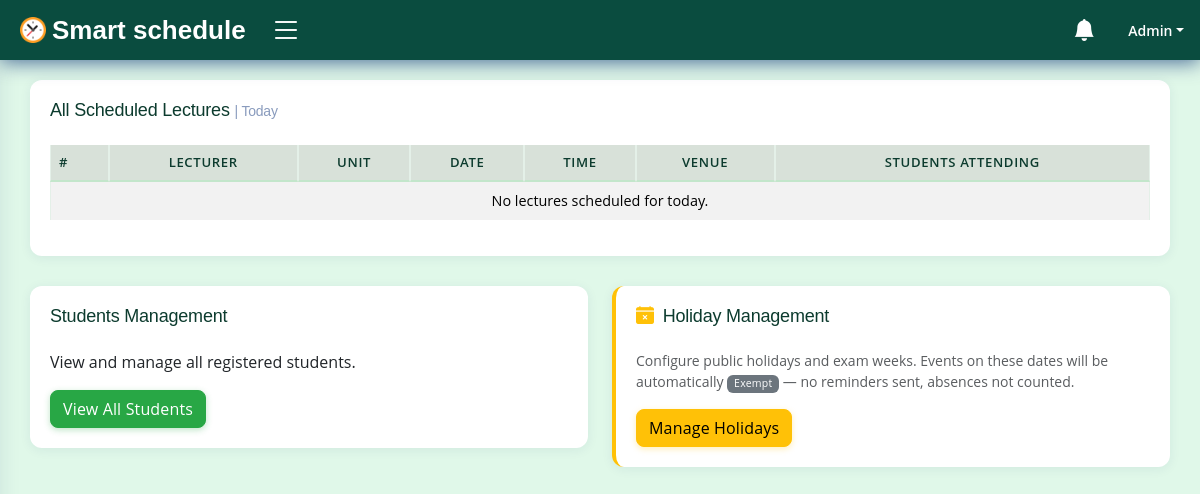
Page /campus/admin-dashboard/ (signed in) on the earlier database version.
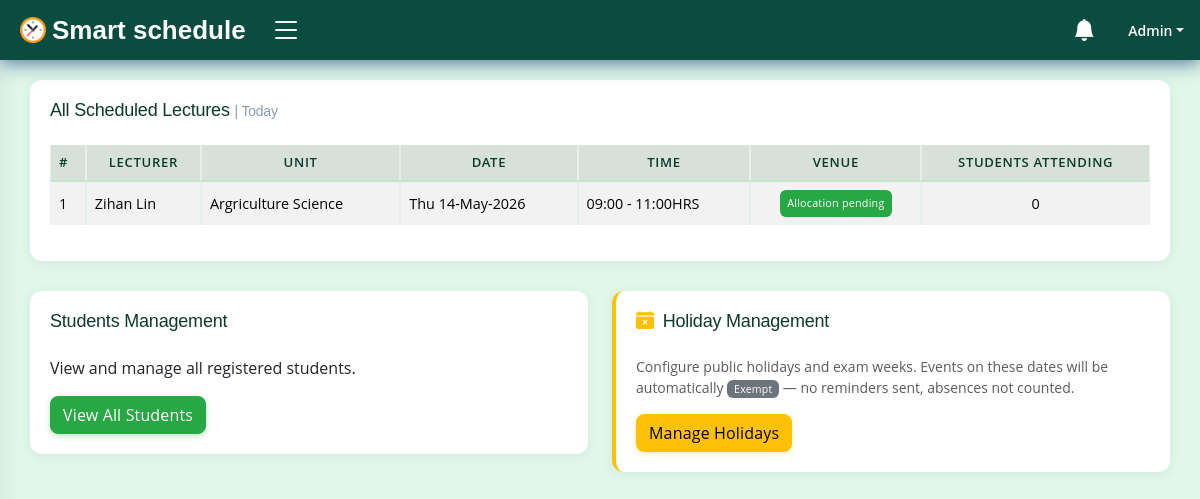
Same page on the later database version.
### campus/models.py (models this page shows, shortened)
class Lecture(models.Model):
    STATUS_CHOICES = (
        ('scheduled', 'Scheduled'),
        ('completed', 'Completed'),
        ('missed', 'Missed'),
        ('exempt', 'Exempt'),
    )
    RECURRENCE_CHOICES = (
        ('none', 'None'),
        ('daily', 'Daily'),
        ('weekly', 'Weekly'),
        ('monthly', 'Monthly'),
    )
    END_CONDITION_CHOICES = (
        ('count', 'By Count'),
        ('date', 'By Date'),
    )
    id = models.CharField(max_length=50, primary_key=True, unique=True, editable=False)
    lecturer = models.ForeignKey(Faculty, on_delete=models.CASCADE, editable=False)
    student = models.ForeignKey(Student, on_delete=models.CASCADE, null=True, editable=False)
    lecture_hall = models.ForeignKey('LectureHall', on_delete=models.CASCADE, editable=False, null=True, db_column='Venue')
    unit_name = models.ForeignKey(BookedUnit, on_delete=models.CASCADE)
    lecture_date = models.DateField(null=False, blank=False)
    start_time = models.TimeField(null=False, blank=False, db_column='Scheduled start time')
    end_time = models.TimeField(null=False, blank=False, db_column='Scheduled end time')
    recurrence_pattern = models.CharField(max_length=10, choices=RECURRENCE_CHOICES, default='none')
    recurrence_end_type = models.CharField(max_length=10, choices=END_CONDITION_CHOICES, null=True, blank=True)
    recurrence_count = models.PositiveIntegerField(null=True, blank=True)
    recurrence_end_date = models.DateField(null=True, blank=True)
    parent_event_id = models.CharField(max_length=50, null=True, blank=True)
    total_students = models.PositiveIntegerField(default=0, editable=False)
    is_attending = models.BooleanField(default=False)
    is_taught = models.BooleanField(default=False, editable=False)
    status = models.CharField(max_length=10, choices=STATUS_CHOICES, default='scheduled')
    date_scheduled = models.DateTimeField(auto_now_add=True)
    date_updated = models.DateTimeField(auto_now=True)
    class Meta:
        ordering = ['lecturer', 'lecture_hall', '-date_scheduled']
        verbose_name_plural = 'Scheduled lectures'

class BookedUnit(models.Model):
    id = models.CharField(max_length=50, primary_key=True, unique=True, editable=False)
    lecturer = models.ForeignKey(Faculty, on_delete=models.CASCADE)
    students_course = models.CharField(max_length=50, blank=False)
    course = models.ForeignKey(Course, on_delete=models.CASCADE)
    year_of_study = models.CharField(max_length=10, blank=False)
    semester = models.CharField(max_length=1, blank=False)
    booking_date = models.DateTimeField(auto_now_add=True)
    date_updated = models.DateTimeField(auto_now=True)
    class Meta:
        ordering = ['course__name', 'lecturer']
        verbose_name_plural = 'Booked units'

class Course(models.Model):
    id = models.CharField(max_length=50, primary_key=True, unique=True, editable=False)
    name = models.CharField(max_length=80, unique=True, blank=False)
    code = models.CharField(max_length=10, unique=True, blank=False)
    description = models.TextField(blank=True, null=True)
    date_created = models.DateTimeField(auto_now_add=True)
    date_updated = models.DateTimeField(auto_now=True)
    class Meta:
        ordering = ['name']
        verbose_name_plural = 'Courses'

### accounts/models.py (models this page shows, shortened)
class Faculty(models.Model):
    id = models.CharField(max_length=50, primary_key=True, unique=True, editable=False)
    staff = models.OneToOneField(User, on_delete=models.CASCADE, editable=False)
    school = models.CharField(max_length=70, blank=False)
    department = models.CharField(max_length=40, blank=False)
    position = models.CharField(max_length=20, blank=False)
    date_created = models.DateTimeField(auto_now_add=True)
    date_updated = models.DateTimeField(auto_now=True)
    def __str__(self) -> str:
        return f'{self.staff}'
    class Meta:
        ordering = ['staff', 'school']
        verbose_name_plural = 'Faculty records'

class User(AbstractUser):
    REMINDER_TIME_CHOICES = [
        ('60min', '60 minutes before'),
        ('30min', '30 minutes before'),
        ('15min', '15 minutes before'),
        ('instant', 'Instant'),
    ]
    NOTIFICATION_METHOD_CHOICES = [
        ('in_app', 'In-App'),
        ('email', 'Email'),
        ('both', 'Both'),
    ]
    id = models.CharField(max_length=50, primary_key=True, unique=True, editable=False)
    first_name = models.CharField(max_length=15, blank=False)
    last_name = models.CharField(max_length=15, blank=False)
    email = models.EmailField(unique=True)
    gender = models.CharField(max_length=7, blank=False)
    dob = models.DateField(null=True, blank=False, db_column='Date of Birth')
    age = models.PositiveIntegerField(default=0, editable=False)
    mobile_no = PhoneNumberField()
    is_student = models.BooleanField(default=False)
    date_updated = models.DateTimeField(auto_now=True)
    reminder_preference = models.CharField(
        max_length=100,  # Increased length to store multiple values
        default='15min',
        verbose_name='Reminder Times',
        help_text='Select one or more reminder times.'
    )
    notification_method = models.CharField(
        max_length=10,
        choices=NOTIFICATION_METHOD_CHOICES,
        default='in_app',
        verbose_name='Notification Method',
    )
    REQUIRED_FIELDS = ['username']
    USERNAME_FIELD = 'email'
    def __str__(self) -> str:
        return self.username
    @property
    def is_faculty(self):
        return hasattr(self, 'faculty')
    @property
    def is_admin(self):
        return self.is_staff or self.is_superuser or (self.is_faculty and self.faculty.position == 'Admin')
    class Meta:
        ordering = ['username', 'first_name', 'last_name']

### campus/views.py (the view)
# urls.py: path('admin-dashboard/', views.AdminDashboardView.as_view(), name='admin_homepage'),
@method_decorator(login_required(login_url='login'), name='get')
@method_decorator(user_passes_test(lambda user: user.is_admin), name='get')
class AdminDashboardView(View):
    template_name = 'dashboard/admin/homepage.html'
    def get(self, request, *args, **kwargs):
        current_date = dt.now().strftime("%Y-%m-%d")
        scheduled_lectures_QS = Lecture.objects.filter(
            lecture_date=current_date,
        ).select_related(
            'lecturer__staff',
            'unit_name__course',
            'lecture_hall'
        ).order_by('lecture_date', 'start_time', 'unit_name__course__name')
        context = {
            'scheduled_lectures': scheduled_lectures_QS,
        }
        return render(request, self.template_name, context)

### campus/processors/context_processors.py (called while the page is built)
def user_notifications(request):
    if request.user.is_authenticated:
        unread_notifications = Notification.objects.filter(recipient=request.user, is_read=False)
        all_notifications = Notification.objects.filter(recipient=request.user)
        context = {
            'unread_notifications': unread_notifications,
            'unread_notifications_count': unread_notifications.count(),
            'all_notifications': all_notifications,
        }
    else:
        context = {
            'unread_notifications': [],
            'unread_notifications_count': 0,
            'all_notifications': [],
        }
    return context

### campus/templates/dashboard/admin/homepage.html (shortened to what this page needs)
{% extends 'dashboard/faculty/base.html' %}
{% load custom_filters %}
	{% load static %}
{% block content %}
<main id="main" class="main">
    <section class="section dashboard">
        <div class="row">
            <div class="col-lg-12">
                <div class="card recent-sales overflow-auto">
                    <div class="card-body">
                        <h5 class="card-title">All Scheduled Lectures <span>| Today</span></h5>
                        <table class="table table-bordered table-striped">
                            <thead>
                                <tr class="table-active">
                                    <th>#</th>
                                    <th class="text-center">Lecturer</th>
                                    <th class="text-center">Unit</th>
                                    <th class="text-center">Date</th>
                                    <th class="text-center">Time</th>
                                    <th class="text-center">Venue</th>
                                    <th class="text-center">Students Attending</th>
                                </tr>
                            </thead>
                            <tbody>
                                {% for lecture in scheduled_lectures %}
                                <tr>
                                    <td>{{ forloop.counter }}</td>
                                    <td>{{ lecture.lecturer.staff.first_name|title }} {{ lecture.lecturer.staff.last_name|title }}</td>
                                    <td>{{ lecture.unit_name.course.name }}</td>
                                    <td>{{ lecture.lecture_date|date:"D d-M-Y" }}</td>
                                    <td>{{ lecture.start_time|date:"H:i" }} - {{ lecture.end_time|date:"H:i" }}HRS</td>
                                    <td class="text-center">
                                        {% if lecture.lecture_hall %}
                                            <span class="badge bg-success">{{ lecture.lecture_hall|default:"--" }}</span>
                                        {% else %}
                                            <span class="badge bg-primary py-2">Allocation pending</span>
                                        {% endif %}
                                    </td>
                                    <td class="text-center">{{ lecture.total_students }}</td>
                                </tr>
                                {% empty %}
                                <tr>
                                    <td colspan="7" class="text-center">No lectures scheduled for today.</td>
                                </tr>
                                {% endfor %}
                            </tbody>
                        </table>
                    </div>
                </div>
            </div>
            <div class="col-lg-6">
                <div class="card">
                    <div class="card-body">
                        <h5 class="card-title">Students Management</h5>
                        <p class="card-text">View and manage all registered students.</p>
                        <a href="{% url 'admin_all_students' %}" class="btn btn-primary">View All Students</a>
                    </div>
                </div>
            </div>
            <div class="col-lg-6">
                <div class="card border-start border-warning border-4">
                    <div class="card-body">
                        <h5 class="card-title">
                            <i class="bi bi-calendar-x-fill text-warning me-1"></i>
                            Holiday Management
                        </h5>
                        <p class="card-text text-muted small">
                            Configure public holidays and exam weeks. Events on these dates will be automatically <span class="badge bg-secondary">Exempt</span> — no reminders sent, absences not counted.
                        </p>
                        <a href="{% url 'admin_holidays' %}" class="btn btn-warning">Manage Holidays</a>
                    </div>
                </div>
            </div>
        </div>
    </section>
</main>
{% endblock %}

Differences in the rows shown:
added Lecture: lecturer.staff.first_name "Zihan", lecturer.staff.last_name "Lin", unit_name.course.name "Argriculture Science", lecture_date "Thu 14-May-2026", start_time "09:00", end_time "11:00", shows "Allocation pending", total_students "0"
Other differences:
text no longer shown: "No lectures scheduled for today."
